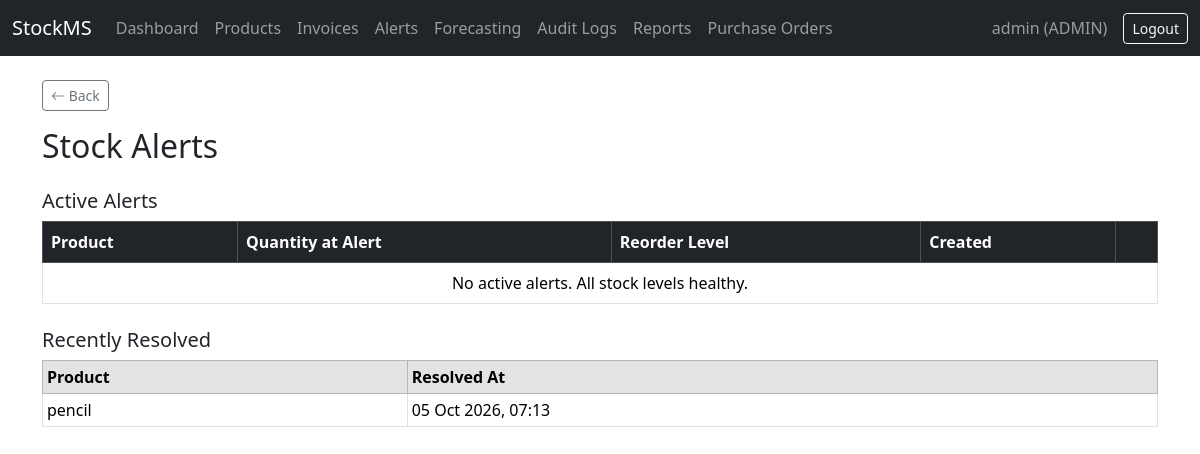
The page /alerts/ (signed in) on the database its author committed.
### accounts/models.py (models this page shows, shortened)
class User(AbstractUser):
    class Role(models.TextChoices):
        ADMIN = 'ADMIN', 'Admin'
        MANAGER = 'MANAGER', 'Manager'
        STAFF = 'STAFF', 'Staff'
    role = models.CharField(
        max_length=10,
        choices=Role.choices,
        default=Role.STAFF,
    )

### alerts/models.py (models this page shows, shortened)
class StockAlert(models.Model):
    product = models.ForeignKey(Product, on_delete=models.CASCADE, related_name='alerts')
    quantity_at_alert = models.PositiveIntegerField()
    reorder_level_at_alert = models.PositiveIntegerField()
    created_at = models.DateTimeField(auto_now_add=True)
    resolved = models.BooleanField(default=False)
    resolved_at = models.DateTimeField(null=True, blank=True)
    class Meta:
        ordering = ['-created_at']

### inventory/models.py (models this page shows, shortened)
class Product(models.Model):
    name = models.CharField(max_length=200)
    sku = models.CharField(max_length=50, unique=True)
    barcode = models.CharField(max_length=100, unique=True, blank=True, null=True)
    category = models.ForeignKey(Category, on_delete=models.SET_NULL, null=True, related_name='products')
    supplier = models.ForeignKey(Supplier, on_delete=models.SET_NULL, null=True, related_name='products')
    price = models.DecimalField(max_digits=10, decimal_places=2)
    quantity = models.PositiveIntegerField(default=0)
    reorder_level = models.PositiveIntegerField(default=10)
    max_stock_level = models.PositiveIntegerField(default=100)
    created_at = models.DateTimeField(auto_now_add=True)
    updated_at = models.DateTimeField(auto_now=True)

### alerts/views.py (the view)
# urls.py: path('', views.alert_list, name='alert_list'),
@login_required
def alert_list(request):
    alerts = StockAlert.objects.select_related('product').filter(
        resolved=False
    )
    resolved_alerts = StockAlert.objects.select_related('product').filter(
        resolved=True
    ).order_by('-resolved_at')[:10]
    return render(request, 'alerts/alert_list.html', {
        'alerts': alerts,
        'resolved_alerts': resolved_alerts,
    })

### alerts/templates/alerts/alert_list.html (shortened to what this page needs)
{% extends 'base.html' %}
{% block content %}
<h2 class="mb-4">Stock Alerts</h2>
<h5>Active Alerts</h5>
<table class="table table-bordered">
    <thead class="table-dark">
        <tr>
            <th>Product</th>
            <th>Quantity at Alert</th>
            <th>Reorder Level</th>
            <th>Created</th>
            {% if user.role == 'ADMIN' or user.role == 'MANAGER' %}<th></th>{% endif %}
        </tr>
    </thead>
    <tbody>
        {% for alert in alerts %}
        <tr class="table-danger">
            <td>{{ alert.product.name }}</td>
            <td>{{ alert.quantity_at_alert }}</td>
            <td>{{ alert.reorder_level_at_alert }}</td>
            <td>{{ alert.created_at|date:"d M Y, H:i" }}</td>
            {% if user.role == 'ADMIN' or user.role == 'MANAGER' %}
            <td>
                <a href="{% url 'resolve_alert' alert.pk %}" class="btn btn-sm btn-success">Mark Resolved</a>
            </td>
            {% endif %}
        </tr>
        {% empty %}
        <tr><td colspan="5" class="text-center">No active alerts. All stock levels healthy.</td></tr>
        {% endfor %}
    </tbody>
</table>
<h5 class="mt-4">Recently Resolved</h5>
<table class="table table-bordered table-sm">
    <thead class="table-secondary">
        <tr>
            <th>Product</th>
            <th>Resolved At</th>
        </tr>
    </thead>
    <tbody>
        {% for alert in resolved_alerts %}
        <tr>
            <td>{{ alert.product.name }}</td>
            <td>{{ alert.resolved_at|date:"d M Y, H:i" }}</td>
        </tr>
        {% empty %}
        <tr><td colspan="2" class="text-center">None yet.</td></tr>
        {% endfor %}
    </tbody>
</table>
{% endblock %}

### templates/base.html (shortened to what this page needs)
{% load static %}
<!DOCTYPE html>
<html lang="en">
<head>
    <link href="https://cdn.jsdelivr.net/npm/bootstrap@5.3.3/dist/css/bootstrap.min.css" rel="stylesheet">
    <link href="https://cdn.jsdelivr.net/npm/bootstrap-icons@1.11.3/font/bootstrap-icons.css" rel="stylesheet">
</head>
<body>
    <nav class="navbar navbar-expand-lg navbar-dark bg-dark">
        <div class="container-fluid">
            <a class="navbar-brand" href="{% url 'dashboard' %}">StockMS</a>
            <div class="collapse navbar-collapse">
                <ul class="navbar-nav me-auto">
                    <li class="nav-item"><a class="nav-link" href="{% url 'dashboard' %}">Dashboard</a></li>
                    <li class="nav-item"><a class="nav-link" href="{% url 'product_list' %}">Products</a></li>
                    <li class="nav-item"><a class="nav-link" href="{% url 'invoice_list' %}">Invoices</a></li>
                    <li class="nav-item"><a class="nav-link" href="{% url 'alert_list' %}">Alerts</a></li>
                    <li class="nav-item"><a class="nav-link" href="{% url 'forecast_page' %}">Forecasting</a></li>
                    {% if user.role == 'ADMIN' %}
                        <li class="nav-item"><a class="nav-link" href="{% url 'audit_log_list' %}">Audit Logs</a></li>
                    {% endif %}
                    {% if user.role == 'ADMIN' or user.role == 'MANAGER' %}
                        <li class="nav-item"><a class="nav-link" href="{% url 'reports_page' %}">Reports</a></li>
                        <li class="nav-item"><a class="nav-link" href="{% url 'purchase_order_list' %}">Purchase Orders</a></li>
                    {% endif %}
                </ul>
                {% if user.is_authenticated %}
                <span class="navbar-text me-3">{{ user.username }} ({{ user.role }})</span>
<form method="post" action="{% url 'logout' %}" class="d-inline">
    <button type="submit" class="btn btn-outline-light btn-sm">Logout</button>
</form>                {% endif %}
            </div>
        </div>
    </nav>
    <div class="container mt-4">
    <a href="javascript:history.back()" class="btn btn-sm btn-outline-secondary mb-3">
        <i class="bi bi-arrow-left"></i> Back
    </a>
        {% block content %}
        {% endblock %}
    </div>
</body>
</html>

### rows shown on the page
User: username "admin", role "ADMIN"
StockAlert: product.name "pencil", resolved_at "05 Oct 2026, 07:13"
